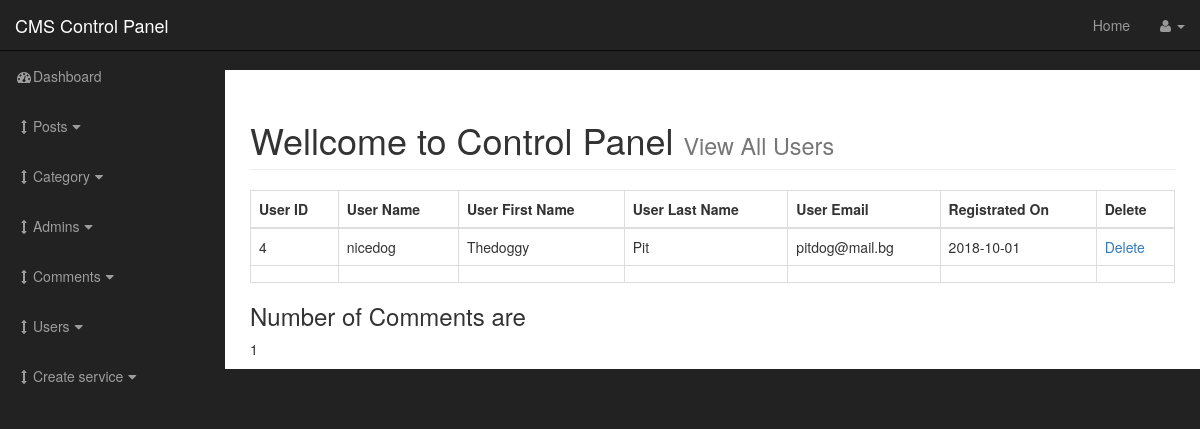
The page /admin/view_all_users.php on the database its author committed.
### tables this page shows
CREATE TABLE `users` (
  `user_id` int(10) NOT NULL,
  `user_name` varchar(244) NOT NULL,
  `user_password` varchar(244) NOT NULL,
  `users_firstname` varchar(244) NOT NULL,
  `user_lastname` varchar(244) NOT NULL,
  `email` varchar(244) NOT NULL,
  `user_image` text NOT NULL,
  `role` varchar(244) NOT NULL,
  `rand_salt` varchar(244) NOT NULL,
  `user_registered_on` date NOT NULL
);

### admin/include/db.php (called while the page is built, shortened)
<?php
	class Db {
		private $myConnection;
			public function __construct($host,$user,$password,$theDb){
				$this->myConnection = mysqli_connect($host,$user,$password,$theDb);
			}
			public function executeTheQuery($sql){
				$executeQuery = mysqli_query($this->myConnection,$sql);
				return $executeQuery;
			}
	}
?>

### admin/include/fumctionsAdmin.php (called while the page is built, shortened)
<?php
	include_once "db.php";
	$theConnection = new Db("localhost","root","","cms_carlovers");
?>

### admin/view_all_users.php (the view, shortened to what this page needs)
<?php
	include "include/header.php";
	include "include/fumctionsAdmin.php";
?>
<div id="wrapper" style="margin-top:70px;">
   <?php
   	 include "include/navigation.php";
   ?>
	<div id="page-wrapper">
    	<div class="container-fluid">
             <div class="row">
             	<div class="col-lg-12">
                	<h1 class="page-header">Wellcome to Control Panel
                    	<small>View All Users</small>
                    </h1>
    <table class="table table-bordered table-hover">
    	 <thead>
         	<tr>
            	<th>User ID</th>
                <th>User Name</th>
                <th>User First Name</th>
                <th>User Last Name</th>
                <th>User Email</th>
                <th>Registrated On</th>
                <th>Delete</th>
            </tr>
         </thead>
         <tbody>
<?php
	$sqlCountAllUserss = "SELECT * FROM users";
	$executeCount =$theConnection->executeTheQuery($sqlCountAllUserss);
	$countUsers = mysqli_num_rows($executeCount);
	$sqlViewAllUsers ="SELECT * FROM users";
	$executeSqlUsers = $theConnection->executeTheQuery($sqlViewAllUsers);
		while($row = mysqli_fetch_assoc($executeSqlUsers)){
			$user_id = $row['user_id'];
			$user_name = $row['user_name'];
			$user_firstname = $row['users_firstname'];
			$user_lastname = $row['user_lastname'];
			$user_email = $row['email'];
			$user_date = $row['user_registered_on'];
			echo "<tr>";
				echo "<td>$user_id</td>";
				echo "<td>$user_name</td>";
				echo "<td>$user_firstname</td>";
				echo "<td>$user_lastname</td>";
				echo "<td>$user_email</td>";
				echo "<td>$user_date</td>";
				echo "<td><a href='view_all_users.php?delete=$user_id'>Delete</a></td>";
			echo "</tr>";
		}
?>
         	<tr>
            	<td></td>
                <td></td>
                <td></td>
                <td></td>
                <td></td>
                <td></td>
                <td></td>
            </tr>
         </tbody>
    </table>
<?php
	echo "<h3 class='info'>Number of Comments are</h3>$countUsers";
?>
         		</div>
             </div>
        </div>
    </div>
</div>
<?php
	include "include/footer.php";
?>

### admin/css/sb-admin.css (style rules this page uses)
body { margin-top: 100px; background-color: #222; }
@media (min-width:768px) { body { margin-top: 50px; } }
#wrapper { padding-left: 0; }
#page-wrapper { width: 100%; padding: 0; background-color: #fff; }
@media (min-width:768px) { #wrapper { padding-left: 225px; } }
@media (min-width:768px) { #page-wrapper { padding: 10px; } }

### rows shown on the page
users: user_id "4", user_name "nicedog", users_firstname "Thedoggy", user_lastname "Pit", email "pitdog@mail.bg", user_registered_on "2018-10-01"

### other values the page prints
$countUsers "1"
